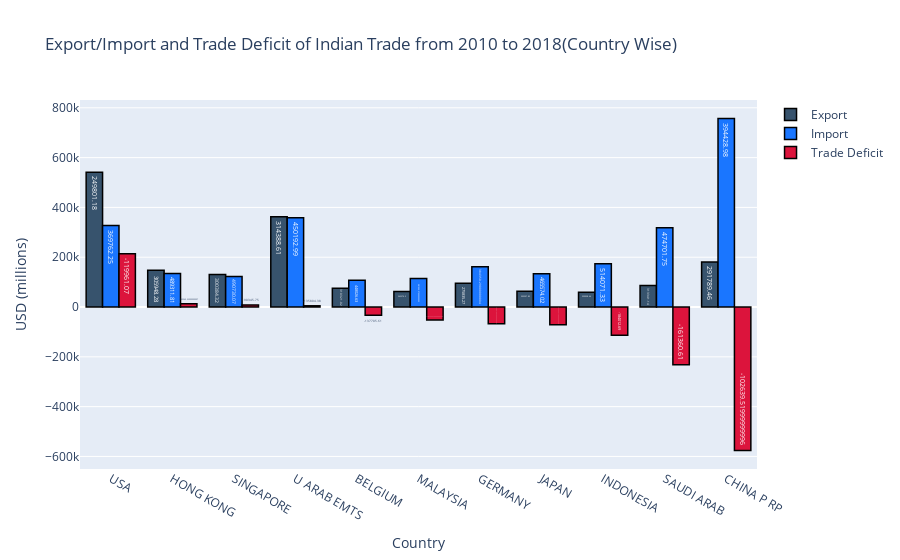

The notebook cell this image was saved under:
### Code cell
trace1 = go.Bar(
                x = total_country.index,
                y = total_country.Export,
                name = "Export",
                marker = dict(color = 'rgb(55, 83, 109)',
                             line=dict(color='rgb(0,0,0)',width=1.5)),
                text = total_year.Export)
# create trace2 
trace2 = go.Bar(
                x = total_country.index,
                y = total_country.Import,
                name = "Import",
                marker = dict(color = 'rgb(26, 118, 255)',
                              line=dict(color='rgb(0,0,0)',width=1.5)),
                text = total_year.Import)
# create trace3
trace3 = go.Bar(
                x = total_country.index,
                y = total_country['Trade Deficit'],
                name = "Trade Deficit",
                marker = dict(color = 'crimson',
                              line=dict(color='rgb(0,0,0)',width=1.5)),
                text = total_year['Trade Deficit'])

layout = go.Layout(hovermode= 'closest', title = 'Export/Import and Trade Deficit of Indian Trade from 2010 to 2018(Country Wise)' , xaxis = dict(title = 'Country'), yaxis = dict(title = 'USD (millions)'))
fig = go.Figure(data = [trace1, trace2, trace3], layout = layout)
fig.show()

### Figure 1 — Plotly figure (JSON) as saved in the notebook; plotly's stock layout.template omitted (floating-point values rounded to 4 significant figures)
{"data": [{"marker": {"color": "rgb(55, 83, 109)", "line": {"color": "rgb(0,0,0)", "width": 1.5}}, "name": "Export", "text": [249800.0, 305900.0, 300400.0, 314400.0, 310300.0, 262300.0, 275800.0, 303500.0, 330100.0, 313300.0, 291800.0, 422000.0], "type": "bar", "x": ["USA", "HONG KONG", "SINGAPORE", "U ARAB EMTS", "BELGIUM", "MALAYSIA", "GERMANY", "JAPAN", "INDONESIA", "SAUDI ARAB", "CHINA P RP"], "y": [541500.0, 147800.0, 130400.0, 363000.0, 75100.0, 62790.0, 95150.0, 62950.0, 59780.0, 86850.0, 180900.0]}, {"marker": {"color": "rgb(26, 118, 255)", "line": {"color": "rgb(0,0,0)", "width": 1.5}}, "name": "Import", "text": [369800.0, 489300.0, 490700.0, 450200.0, 448000.0, 381000.0, 384400.0, 465600.0, 514100.0, 474700.0, 394400.0, 613000.0], "type": "bar", "x": ["USA", "HONG KONG", "SINGAPORE", "U ARAB EMTS", "BELGIUM", "MALAYSIA", "GERMANY", "JAPAN", "INDONESIA", "SAUDI ARAB", "CHINA P RP"], "y": [327300.0, 134700.0, 122100.0, 358000.0, 107700.0, 114700.0, 162000.0, 133800.0, 173400.0, 318700.0, 757200.0]}, {"marker": {"color": "crimson", "line": {"color": "rgb(0,0,0)", "width": 1.5}}, "name": "Trade Deficit", "text": [-120000.0, -183400.0, -190300.0, -135800.0, -137700.0, -118700.0, -108500.0, -162100.0, -184000.0, -161400.0, -102600.0, -191100.0], "type": "bar", "x": ["USA", "HONG KONG", "SINGAPORE", "U ARAB EMTS", "BELGIUM", "MALAYSIA", "GERMANY", "JAPAN", "INDONESIA", "SAUDI ARAB", "CHINA P RP"], "y": [214200.0, 13060.0, 8371.0, 4953.0, -32630.0, -51930.0, -66810.0, -70810.0, -113600.0, -231900.0, -576400.0]}], "layout": {"hovermode": "closest", "title": {"text": "Export/Import and Trade Deficit of Indian Trade from 2010 to 2018(Country Wise)"}, "xaxis": {"title": {"text": "Country"}}, "yaxis": {"title": {"text": "USD (millions)"}}}}
